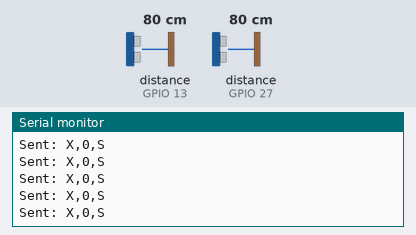
This sketch was run on a simulated ESP32. On the bench: the last lines printed to the serial monitor. Wiring (inferred from the names in the program): 2 × ultrasonic range finder: trigger GPIO 12, echo GPIO 13 / trigger GPIO 14, echo GPIO 27. The test bench sets the inputs (shaded band); at power-on: distance to the obstacle (sensors on GPIO 13, GPIO 27) 80 cm. The echo pulse lasts 58.3 µs per cm; nothing arrives over Bluetooth unless stated.

Above: at 1.2 s.
1.3 s: distance to the obstacle (sensor on GPIO 13) set to 26 cm
2.8 s: distance to the obstacle (sensor on GPIO 13) set to 20 cm
At 2.98 s:
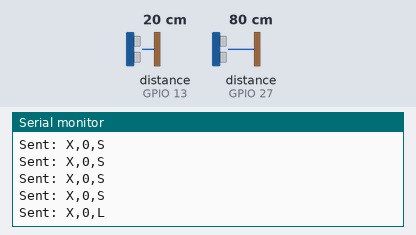
4.8 s: distance to the obstacle (sensor on GPIO 27) set to 26 cm
At 4.88 s:
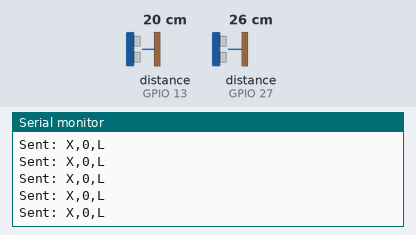
6.3 s: distance to the obstacle (sensor on GPIO 27) set to 20 cm
At 6.49 s:
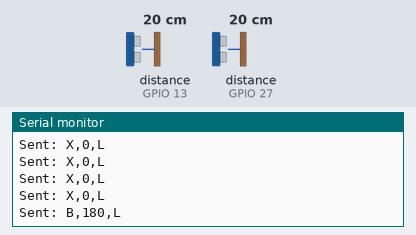
8.3 s: distance to the obstacle (sensor on GPIO 13) set to 15 cm
At 8.34 s:
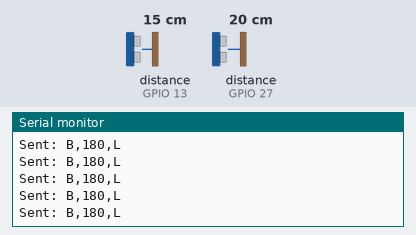
9.8 s: distance to the obstacle (sensor on GPIO 13) set to 12 cm
At 9.94 s:
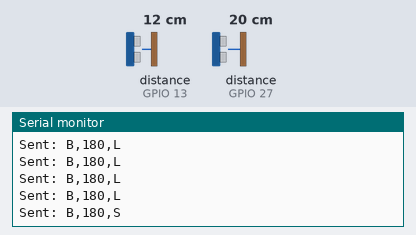

The sketch:

ESP32code.ino
```cpp
#include "BluetoothSerial.h"

// Check if Bluetooth is properly enabled in setup
#if !defined(CONFIG_BT_ENABLED) || !defined(CONFIG_BLUEDROID_ENABLED)
#error Bluetooth is not enabled! Please run `make menuconfig` to enable it.
#endif

BluetoothSerial SerialBT;

// Your HC-05 Receiver MAC Address
uint8_t address[6]  = {0x00, 0x24, 0x08, 0x00, 0x5F, 0xED};

// --- Sensor 1 Pins (Steering) ---
const int trigPin1 = 12;
const int echoPin1 = 13;

// --- Sensor 2 Pins (Throttle) ---
const int trigPin2 = 14;
const int echoPin2 = 27;

#define SOUND_SPEED 0.0343

void setup() {
  Serial.begin(115200);

  // Start ESP32 Bluetooth Master mode
  SerialBT.begin("ESP32_Remote", true);
  Serial.println("Bluetooth Master Started. Connecting to HC-05...");

  // Connect directly using the MAC Address
  bool connected = SerialBT.connect(address);

  if(connected) {
    Serial.println("Successfully Connected to HC-05!");
  } else {
    Serial.println("Connection failed. Retrying in loop...");
    while(!SerialBT.connected()) {
      SerialBT.connect(address);
      delay(2000);
    }
  }

  pinMode(trigPin1, OUTPUT);
  pinMode(echoPin1, INPUT);
  pinMode(trigPin2, OUTPUT);
  pinMode(echoPin2, INPUT);
}

void loop() {
  // If connection drops, attempt reconnection
  if (!SerialBT.connected()) {
    Serial.println("Connection lost. Reconnecting...");
    SerialBT.connect(address);
    delay(500);
    return;
  }

  // --- Read Sensor 1 (Steering) ---
  digitalWrite(trigPin1, LOW); delayMicroseconds(2);
  digitalWrite(trigPin1, HIGH); delayMicroseconds(10);
  digitalWrite(trigPin1, LOW);
  long d1 = pulseIn(echoPin1, HIGH);
  float dist1 = d1 * SOUND_SPEED / 2;

  delay(20); // Prevent ultrasonic crosstalk

  // --- Read Sensor 2 (Throttle) ---
  digitalWrite(trigPin2, LOW); delayMicroseconds(2);
  digitalWrite(trigPin2, HIGH); delayMicroseconds(10);
  digitalWrite(trigPin2, LOW);
  long d2 = pulseIn(echoPin2, HIGH);
  float dist2 = d2 * SOUND_SPEED / 2;

  char steering = 'S';  // Default: Straight
  char direction = 'X'; // Default: Stop
  int motorSpeed = 0;

  // --- Evaluate Steering (Sensor 1) ---
  if (dist1 >= 4.0 && dist1 <= 12.0) {
    steering = 'R';
  } else if (dist1 >= 14.0 && dist1 <= 24.0) {
    steering = 'L';
  }

  // --- Evaluate Throttle & Speed (Sensor 2) ---
  if (dist2 < 4.0 || dist2 > 24.0 || (dist2 >= 13.5 && dist2 <= 14.5)) {
    direction = 'X';
    motorSpeed = 0;
  }
  else if (dist2 >= 4.0 && dist2 <= 13.0) {
    direction = 'F';
    motorSpeed = map(dist2, 4, 13, 255, 120);
  }
  else if (dist2 >= 15.0 && dist2 <= 24.0) {
    direction = 'B';
    motorSpeed = map(dist2, 15, 24, 120, 255);
  }

  // --- Send Data via Bluetooth ---
  // Packet string syntax: "Direction,Speed,Steering\n"
  SerialBT.print(direction);
  SerialBT.print(",");
  SerialBT.print(motorSpeed);
  SerialBT.print(",");
  SerialBT.println(steering);

  // Debugging to ESP32 Serial Monitor
  Serial.print("Sent: "); Serial.print(direction);
  Serial.print(","); Serial.print(motorSpeed);
  Serial.print(","); Serial.println(steering);

  delay(100);
}
```

Measured:
- the behaviour switches between 24 and 23 cm on distance to the obstacle (sensor on GPIO 13) (found by bisection; images 0 and 1)
- the behaviour switches between 24 and 23 cm on distance to the obstacle (sensor on GPIO 27) (found by bisection; images 2 and 3)
- the behaviour switches between 14 and 13 cm on distance to the obstacle (sensor on GPIO 13) (found by bisection; images 4 and 5)
- after the input at 2.8 s, the serial monitor: prints a new line after 0.06 s (image 1)
- after the input at 6.3 s, the serial monitor: prints a new line after 0.07 s (image 3)
- after the input at 9.8 s, the serial monitor: prints a new line at once (image 5)
